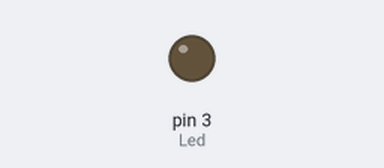
This sketch was run on a simulated Arduino Uno, built with avr-gcc and run on an emulated ATmega328P. On the bench: output pins drawn as LEDs (lit = HIGH).

Above: at 0.05 s.
At 3.7 s:
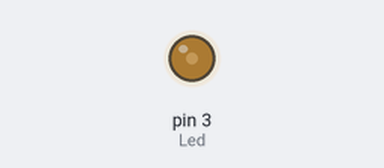
At 7.4 s:
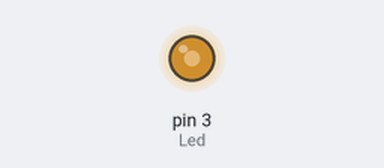
At 14.8 s:
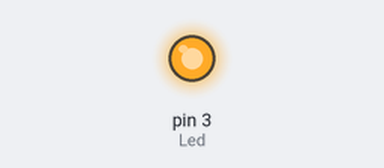
Timing chart, 0 to 19.2 s (numbered marks = the images above):
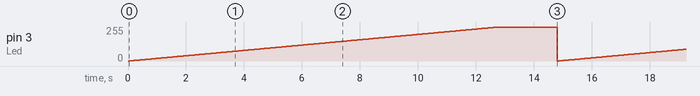

The sketch:

dimtobrightLed.ino
```cpp
int Led = 3;
int del = 50; //0.1 s
int Between = 2000;

// using analogwrite to make an LED go from dim to bright
void setup() {
  // put your setup code here, to run once:
  pinMode(Led, OUTPUT);

}

void loop() {
  // put your main code here, to run repeatedly:
  for (int myswitch = 0; myswitch <=255; myswitch = myswitch+1){
  analogWrite(Led,myswitch);
  delay(del);
  }
  delay(Between);

}
```

Measured:
- by itself, pin 3 (Led): ramps from 0/255 to 255/255 and jumps back, once every 14.8 s
